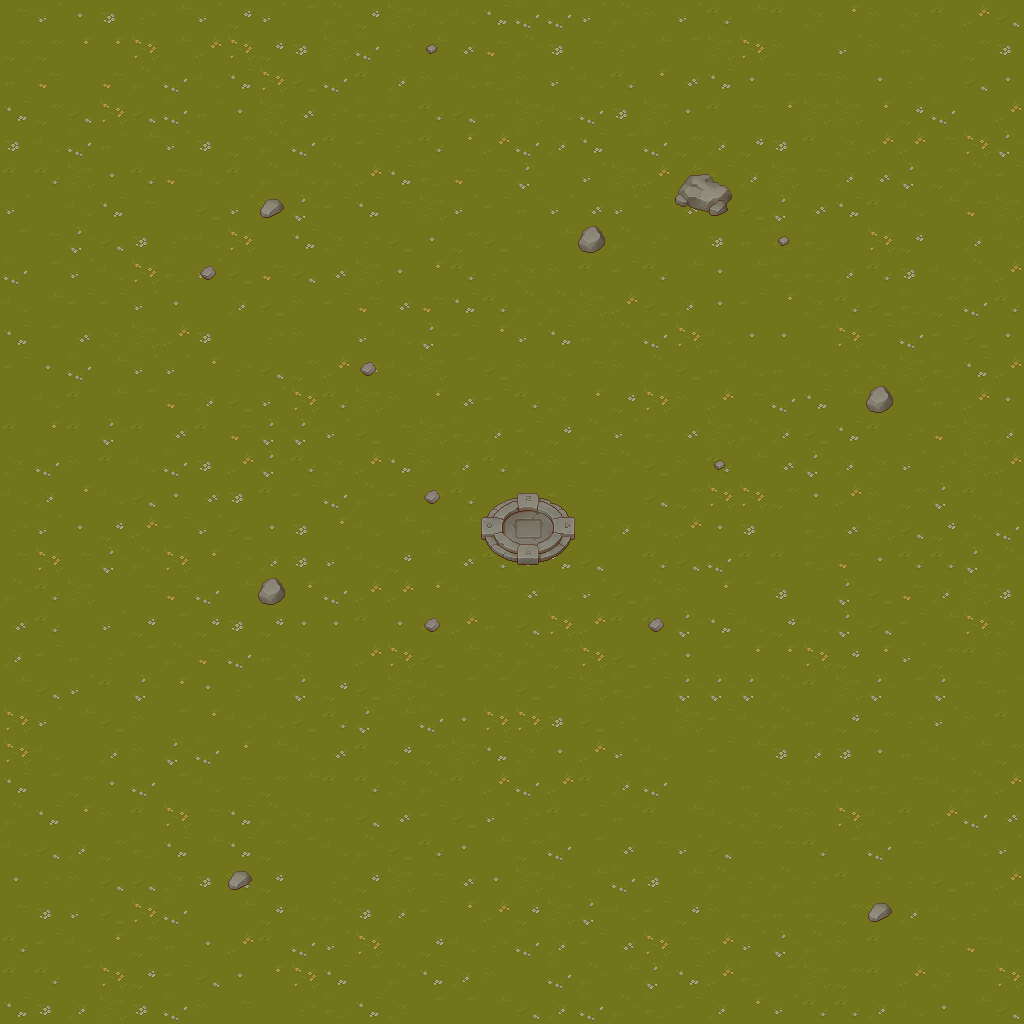

Below is a game level as drawn by its tile map, then a one-line description and the .tmx file that defines it, in full:
An orthogonal 32x32 tile map with 32x32 px tiles, 2 tile layers (Terrain, Props), 2 tilesets.

<map version="1.10" tiledversion="1.10.2" orientation="orthogonal" renderorder="right-down" width="32" height="32" tilewidth="32" tileheight="32" infinite="0" nextlayerid="4" nextobjectid="1">
 <editorsettings>
  <export target="mapTest2.json" format="json" />
 </editorsettings>
 <tileset firstgid="1" source="../Tilesets/Grass.tsx" />
 <tileset firstgid="65" source="../Tilesets/Props.tsx" />
 <layer id="1" name="Terrain" width="32" height="32">
  <data encoding="csv">
17,31,5,13,28,11,31,14,31,20,18,14,26,16,12,7,29,29,31,18,9,31,6,11,2,19,24,9,19,2,15,8,
10,10,24,24,30,11,15,30,14,13,26,29,28,11,32,21,18,13,17,28,11,20,26,30,9,1,31,9,27,9,10,13,
27,21,1,21,18,29,12,7,30,4,29,2,23,9,12,25,9,31,12,6,24,32,7,5,17,17,9,5,28,1,8,5,
7,10,8,30,8,29,27,5,26,32,28,25,25,6,8,27,26,16,29,13,26,5,2,17,24,26,26,24,14,29,1,15,
13,12,29,27,11,31,13,10,18,29,2,3,28,6,24,15,29,23,7,20,29,10,23,14,13,2,19,15,15,17,30,22,
2,6,26,5,6,21,12,2,18,16,18,15,7,25,21,17,22,1,31,26,15,11,3,23,26,17,23,32,22,10,18,3,
31,1,16,7,17,1,4,31,2,22,3,7,17,26,31,3,27,31,32,31,3,32,9,4,22,32,7,2,16,11,21,26,
20,17,22,8,13,28,12,30,1,7,19,28,4,5,10,4,16,11,21,18,28,1,13,27,25,25,1,30,14,1,23,16,
29,20,31,12,30,25,31,4,21,8,32,26,5,24,6,28,19,9,2,3,6,11,5,11,25,25,23,6,13,12,18,15,
16,11,3,3,31,5,1,23,4,9,3,21,32,21,7,6,18,18,26,15,4,23,5,3,24,19,6,4,25,10,29,6,
7,20,32,19,26,15,13,1,28,9,1,31,16,22,3,24,31,7,27,18,29,30,16,5,5,20,30,3,29,3,4,5,
3,5,29,11,31,31,24,28,8,10,15,32,12,26,20,4,9,16,17,9,18,4,27,16,27,16,28,19,26,25,7,15,
1,12,2,11,20,21,23,4,31,30,6,26,9,24,32,3,6,19,24,14,30,9,15,17,29,7,11,11,20,27,15,5,
2,24,2,22,2,32,2,21,22,22,31,4,17,26,25,23,3,14,18,31,25,32,26,18,23,4,7,2,28,21,26,23,
19,29,9,2,16,29,13,15,22,6,19,15,7,9,23,6,18,9,3,18,4,9,6,11,32,22,23,19,31,28,26,15,
16,23,24,16,8,5,32,13,2,3,29,18,3,28,6,1,4,3,17,1,8,10,30,30,10,5,15,9,10,22,2,12,
28,31,5,14,15,3,31,4,5,13,24,12,11,27,11,13,22,26,28,23,16,15,5,13,1,25,32,26,8,14,18,29,
17,30,17,22,18,30,24,28,23,13,31,16,14,11,32,6,23,7,8,1,6,8,29,2,2,25,21,5,6,6,22,18,
18,6,26,1,17,21,29,11,16,24,29,15,15,24,12,17,32,16,31,4,18,9,24,20,13,1,22,4,21,23,26,13,
32,6,1,31,14,20,14,13,14,5,5,2,5,25,15,27,8,30,15,2,2,22,7,16,14,16,22,8,3,11,30,19,
23,3,27,28,20,18,21,29,27,19,1,15,30,4,11,19,18,10,30,4,28,5,20,24,24,30,14,24,31,10,2,9,
11,8,31,2,22,24,5,28,20,22,14,4,26,12,20,20,4,3,26,25,3,22,22,22,18,2,26,22,20,22,17,27,
30,31,11,4,9,20,24,12,12,4,6,22,11,29,5,30,30,13,4,28,1,26,3,12,18,27,14,10,28,31,9,2,
30,12,1,23,9,22,29,24,11,16,32,2,14,10,26,7,19,5,15,31,16,1,3,11,13,23,13,5,27,16,11,10,
7,20,10,5,29,20,12,17,10,11,2,6,19,18,2,15,29,15,2,23,29,1,9,27,19,12,16,25,17,16,18,15,
18,7,24,9,2,30,17,7,18,19,27,8,32,3,4,31,28,2,3,27,2,11,12,19,10,9,30,12,2,15,29,32,
16,8,23,10,25,7,11,7,10,20,16,18,4,6,5,11,10,29,20,32,17,31,8,17,17,6,20,29,17,20,16,31,
5,28,9,8,8,19,13,6,14,1,28,14,26,17,32,5,26,12,11,29,13,11,18,28,18,28,2,28,28,4,27,15,
17,13,31,4,30,29,1,11,14,12,18,13,23,3,24,15,14,26,22,12,3,14,9,25,27,25,10,2,23,16,28,11,
6,3,16,24,10,27,5,15,2,29,31,30,1,14,16,28,29,23,3,32,30,17,15,31,22,18,9,2,17,28,21,12,
2,6,20,30,14,3,8,5,24,30,7,20,18,7,23,9,1,29,18,11,22,7,15,25,20,26,10,2,15,19,17,30,
7,13,23,26,13,29,9,17,1,28,25,7,19,20,20,11,8,23,29,18,25,3,23,24,31,6,6,23,12,5,11,8
</data>
 </layer>
 <layer id="3" name="Props" width="32" height="32">
  <data encoding="csv">
65,65,65,65,65,65,65,65,65,65,65,65,65,65,65,65,65,65,65,65,65,65,65,65,65,65,65,65,65,65,65,65,
65,65,65,65,65,65,65,65,65,65,65,65,65,305,65,65,65,65,65,65,65,65,65,65,65,65,65,65,65,65,65,65,
65,65,65,65,65,65,65,65,65,65,65,65,65,65,65,65,65,65,65,65,65,65,65,65,65,65,65,65,65,65,65,65,
65,65,65,65,65,65,65,65,65,65,65,65,65,65,65,65,65,65,65,65,65,65,65,65,65,65,65,65,65,65,65,65,
65,65,65,65,65,65,65,65,65,65,65,65,65,65,65,65,65,65,65,65,65,65,65,65,65,65,65,65,65,65,65,65,
65,65,65,65,65,65,65,65,65,65,65,65,65,65,65,65,65,65,65,65,65,273,274,65,65,65,65,65,65,65,65,65,
65,65,65,65,65,65,65,65,308,65,65,65,65,65,65,65,65,65,65,65,65,289,290,65,65,65,65,65,65,65,65,65,
65,65,65,65,65,65,65,65,65,65,65,65,65,65,65,65,65,65,310,65,65,65,65,65,305,65,65,65,65,65,65,65,
65,65,65,65,65,65,306,65,65,65,65,65,65,65,65,65,65,65,65,65,65,65,65,65,65,65,65,65,65,65,65,65,
65,65,65,65,65,65,65,65,65,65,65,65,65,65,65,65,65,65,65,65,65,65,65,65,65,65,65,65,65,65,65,65,
65,65,65,65,65,65,65,65,65,65,65,65,65,65,65,65,65,65,65,65,65,65,65,65,65,65,65,65,65,65,65,65,
65,65,65,65,65,65,65,65,65,65,65,306,65,65,65,65,65,65,65,65,65,65,65,65,65,65,65,65,65,65,65,65,
65,65,65,65,65,65,65,65,65,65,65,65,65,65,65,65,65,65,65,65,65,65,65,65,65,65,65,310,65,65,65,65,
65,65,65,65,65,65,65,65,65,65,65,65,65,65,65,65,65,65,65,65,65,65,65,65,65,65,65,65,65,65,65,65,
65,65,65,65,65,65,65,65,65,65,65,65,65,65,65,65,65,65,65,65,65,65,305,65,65,65,65,65,65,65,65,65,
65,65,65,65,65,65,65,65,65,65,65,65,65,306,65,204,205,206,65,65,65,65,65,65,65,65,65,65,65,65,65,65,
65,65,65,65,65,65,65,65,65,65,65,65,65,65,65,220,221,222,65,65,65,65,65,65,65,65,65,65,65,65,65,65,
65,65,65,65,65,65,65,65,65,65,65,65,65,65,65,236,237,238,65,65,65,65,65,65,65,65,65,65,65,65,65,65,
65,65,65,65,65,65,65,65,310,65,65,65,65,65,65,65,65,65,65,65,65,65,65,65,65,65,65,65,65,65,65,65,
65,65,65,65,65,65,65,65,65,65,65,65,65,306,65,65,65,65,65,65,306,65,65,65,65,65,65,65,65,65,65,65,
65,65,65,65,65,65,65,65,65,65,65,65,65,65,65,65,65,65,65,65,65,65,65,65,65,65,65,65,65,65,65,65,
65,65,65,65,65,65,65,65,65,65,65,65,65,65,65,65,65,65,65,65,65,65,65,65,65,65,65,65,65,65,65,65,
65,65,65,65,65,65,65,65,65,65,65,65,65,65,65,65,65,65,65,65,65,65,65,65,65,65,65,65,65,65,65,65,
65,65,65,65,65,65,65,65,65,65,65,65,65,65,65,65,65,65,65,65,65,65,65,65,65,65,65,65,65,65,65,65,
65,65,65,65,65,65,65,65,65,65,65,65,65,65,65,65,65,65,65,65,65,65,65,65,65,65,65,65,65,65,65,65,
65,65,65,65,65,65,65,65,65,65,65,65,65,65,65,65,65,65,65,65,65,65,65,65,65,65,65,65,65,65,65,65,
65,65,65,65,65,65,65,65,65,65,65,65,65,65,65,65,65,65,65,65,65,65,65,65,65,65,65,65,65,65,65,65,
65,65,65,65,65,65,65,308,65,65,65,65,65,65,65,65,65,65,65,65,65,65,65,65,65,65,65,65,65,65,65,65,
65,65,65,65,65,65,65,65,65,65,65,65,65,65,65,65,65,65,65,65,65,65,65,65,65,65,65,308,65,65,65,65,
65,65,65,65,65,65,65,65,65,65,65,65,65,65,65,65,65,65,65,65,65,65,65,65,65,65,65,65,65,65,65,65,
65,65,65,65,65,65,65,65,65,65,65,65,65,65,65,65,65,65,65,65,65,65,65,65,65,65,65,65,65,65,65,65,
65,65,65,65,65,65,65,65,65,65,65,65,65,65,65,65,65,65,65,65,65,65,65,65,65,65,65,65,65,65,65,65
</data>
 </layer>
</map>
